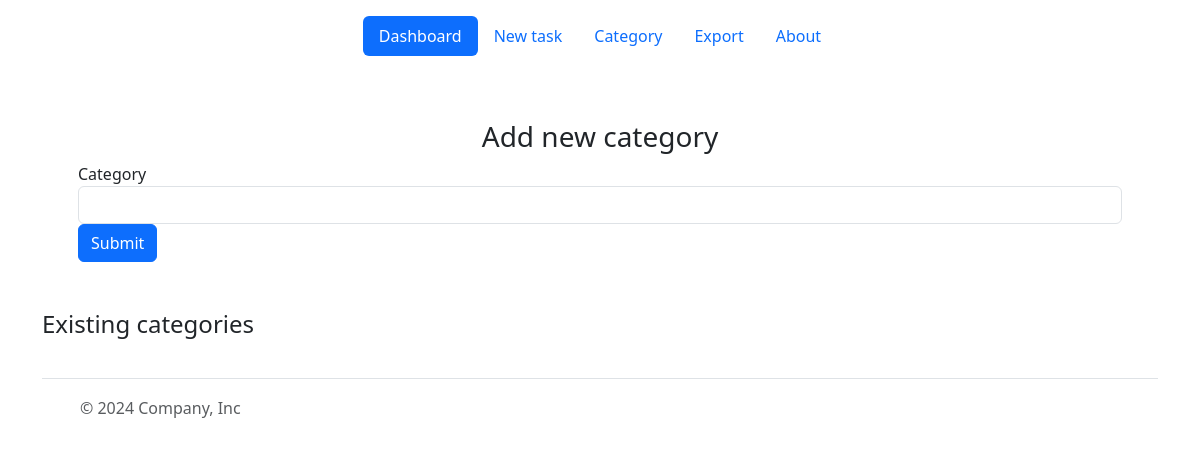
The page /categories on the database as committed earlier.
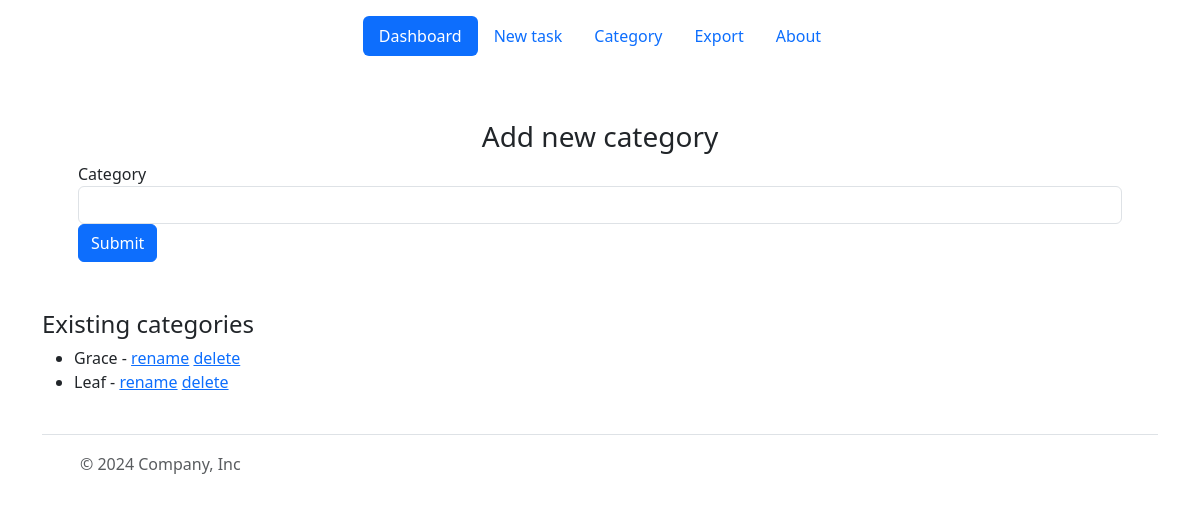
The same page on the database as committed later.
### main.py (models this page shows)
class Category(db.Model):
    __tablename__ = "category"  # Table name
    id: Mapped[int] = mapped_column(Integer, primary_key=True)
    name: Mapped[str] = mapped_column(String, unique=True, nullable=False)
    tasks: Mapped[list["Task"]] = relationship("Task", back_populates="category")

### main.py (the view)
@app.route('/categories', methods=["GET", "POST"])
def categories():
    form = Catform()
    categories = db.session.execute(db.select(Category)).scalars().all()
    if form.validate_on_submit():
        new_cat = Category(name=form.CatName.data.capitalize())
        db.session.add(new_cat)
        db.session.commit()
        return redirect('/categories')
    return render_template('categories.html', categories=categories, form=form)

### main.py
class Catform(FlaskForm):
    CatName = StringField('Category', validators=[DataRequired()])
    Submit = SubmitField('Submit')

### templates/categories.html
<!DOCTYPE html>
<html lang="en">
{% from 'bootstrap4/form.html' import render_form %}
{% include "header.html" %}
<body class="flex-column">
<div class="container d-flex flex-column p-5">
    <h3 class="mx-auto">Add new category</h3>
    {{render_form(form)}}
</div>
<div class="container">
    <h4 class="mx-auto">Existing categories</h4>
    <ul>
        {% for cat in categories %}
            <li>{{cat.name}} -
                <a href="{{url_for('up_cat', cat_id=cat.id)}}">rename</a>
                <a href="{{url_for('del_cat', cat_id=cat.id)}}">delete</a>
            </li>
        {% endfor %}
    </ul>
</div>
</body>
{% include "footer.html" %}
</html>

### templates/header.html (shortened to what this page needs)
<!DOCTYPE html>
<html lang="en">
<head>
    <link rel="stylesheet" href="/static/myStyle.css">
    <link href="https://cdn.jsdelivr.net/npm/bootstrap@5.3.3/dist/css/bootstrap.min.css" rel="stylesheet">
</head>
    <div class="container">
        <header class="d-flex justify-content-center py-3">
          <ul class="nav nav-pills">
            <li class="nav-item"><a href="{{url_for('home')}}" class="nav-link active" aria-current="page">Dashboard</a></li>
            <li class="nav-item"><a href="{{url_for('new')}}" class="nav-link">New task</a></li>
            <li class="nav-item"><a href="{{url_for('categories')}}" class="nav-link">Category</a></li>
            <li class="nav-item"><a href="#" class="nav-link">Export</a></li>
            <li class="nav-item"><a href="#" class="nav-link">About</a></li>
          </ul>
        </header>
    </div>
</html>

### templates/footer.html (shortened to what this page needs)
<!DOCTYPE html>
<html lang="en">
<div class="container">
  <footer class="d-flex flex-wrap justify-content-between align-items-center py-3 my-4 border-top">
    <div class="col-md-4 d-flex align-items-center">
      <a href="/" class="mb-3 me-2 mb-md-0 text-body-secondary text-decoration-none lh-1">
        <svg class="bi" width="30" height="24"><use xlink:href="#bootstrap"></use></svg>
      </a>
      <span class="mb-3 mb-md-0 text-body-secondary">© 2024 Company, Inc</span>
    </div>
    <ul class="nav col-md-4 justify-content-end list-unstyled d-flex">
      <li class="ms-3"><a class="text-body-secondary" href="#"><svg class="bi" width="24" height="24"><use xlink:href="#twitter"></use></svg></a></li>
      <li class="ms-3"><a class="text-body-secondary" href="#"><svg class="bi" width="24" height="24"><use xlink:href="#instagram"></use></svg></a></li>
      <li class="ms-3"><a class="text-body-secondary" href="#"><svg class="bi" width="24" height="24"><use xlink:href="#facebook"></use></svg></a></li>
    </ul>
  </footer>
</div>
</html>

### static/myStyle.css (style rules this page uses)
body { display: flex; justify-content: center; }

Rows that differ between the two databases and show on the page:
added Category: name "Grace"
added Category: name "Leaf"
